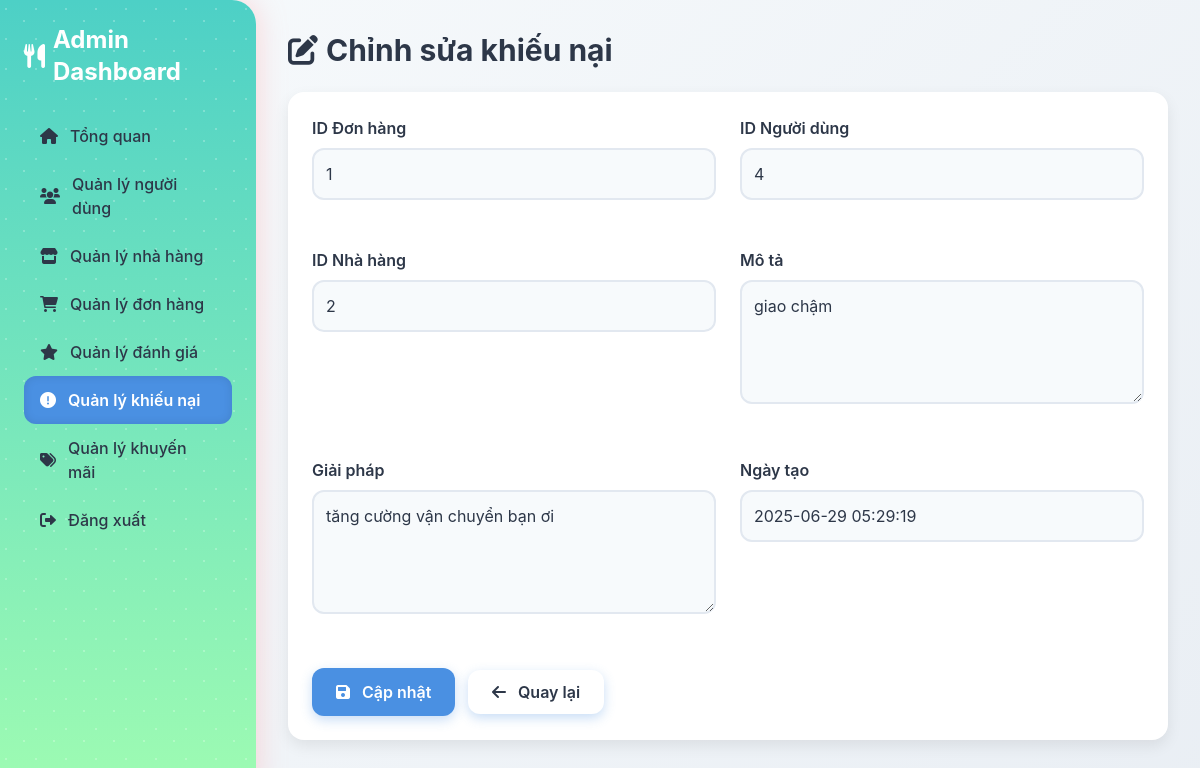
Before: /modules/complaints/edit_complaint.php?id=5 (signed in) with the older database file.
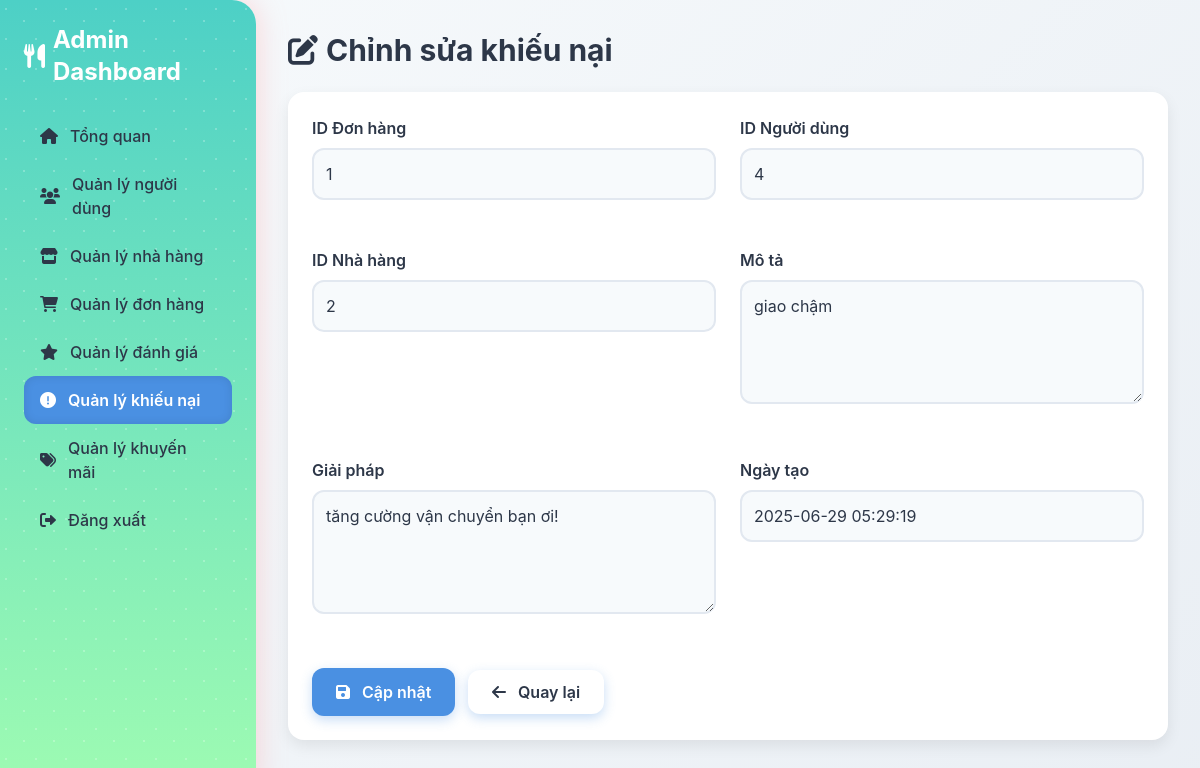
After: the same page with the newer database file.
### tables this page shows
CREATE TABLE `complaints` (
  `id` int(11) NOT NULL,
  `order_id` int(11) DEFAULT NULL,
  `user_id` int(11) DEFAULT NULL,
  `restaurant_id` int(11) DEFAULT NULL,
  `description` text NOT NULL,
  `status` enum('pending','resolved','rejected') DEFAULT 'pending',
  `resolution` text DEFAULT NULL,
  `created_at` timestamp NOT NULL DEFAULT current_timestamp(),
  `image_path` varchar(255) DEFAULT NULL
);

### modules/complaints/edit_complaint.php (the view, shortened to what the changed rows need)
<?php
require __DIR__ . '/../../config/db_connect.php';
$complaint_id = $_GET['id'] ?? null;
try {
    $stmt = $pdo->prepare("SELECT id, order_id, user_id, restaurant_id, description, status, resolution, created_at FROM complaints WHERE id = ?");
    $stmt->execute([$complaint_id]);
    $complaint = $stmt->fetch();
} catch (PDOException $e) {
    error_log("Database error in edit_complaint.php: " . $e->getMessage());
    header("Location: /ad/modules/complaints/manage_complaints.php?error=database_error");
    exit;
}
?>
<!DOCTYPE html>
<html lang="vi">
<head>
    <link href="https://cdn.jsdelivr.net/npm/tailwindcss@2.2.19/dist/tailwind.min.css" rel="stylesheet">
    <link href="/ad/assets/css/admin.css" rel="stylesheet">
    <link href="https://cdnjs.cloudflare.com/ajax/libs/font-awesome/6.0.0-beta3/css/all.min.css" rel="stylesheet">
    <link href="https://cdnjs.cloudflare.com/ajax/libs/animate.css/4.1.1/animate.min.css" rel="stylesheet">
</head>
<body class="flex flex-col h-screen">
    <div class="flex flex-1 overflow-hidden">
        <aside class="sidebar transition-all duration-300 ease-in-out">
            <h2 class="text-2xl font-bold mb-6 flex items-center">
                <i class="fas fa-utensils mr-2"></i> <span>Admin Dashboard</span>
            </h2>
        </aside>
        <main class="main-content flex-1 overflow-auto">
            <h1 class="text-3xl font-bold mb-6 flex items-center">
                <i class="fas fa-edit mr-2"></i> Chỉnh sửa khiếu nại
            </h1>
            <div class="card">
                <form method="POST" action="" class="grid grid-cols-1 md:grid-cols-2 gap-6">
                    <div class="form-group">
                        <label>ID Đơn hàng</label>
                        <input type="number" name="order_id" class="form-control" value="<?php echo htmlspecialchars($complaint['order_id'] ?? ''); ?>">
                    </div>
                    <div class="form-group">
                        <label>ID Người dùng</label>
                        <input type="number" name="user_id" class="form-control" value="<?php echo htmlspecialchars($complaint['user_id'] ?? ''); ?>">
                    </div>
                    <div class="form-group">
                        <label>ID Nhà hàng</label>
                        <input type="number" name="restaurant_id" class="form-control" value="<?php echo htmlspecialchars($complaint['restaurant_id'] ?? ''); ?>">
                    </div>
                    <div class="form-group">
                        <label>Mô tả</label>
                        <textarea name="description" class="form-control" rows="4" required><?php echo htmlspecialchars($complaint['description']); ?></textarea>
                    </div>
                    <div class="form-group">
                        <label>Giải pháp</label>
                        <textarea name="resolution" class="form-control" rows="4"><?php echo htmlspecialchars($complaint['resolution'] ?? ''); ?></textarea>
                    </div>
                    <div class="form-group">
                        <label>Ngày tạo</label>
                        <input type="text" class="form-control" value="<?php echo htmlspecialchars($complaint['created_at']); ?>" disabled>
                    </div>
                </form>
            </div>
        </main>
    </div>
</body>
</html>

Changed rows visible on the page:
changed complaints "giao chậm": resolution "tăng cường vận chuyển bạn ơi" → "tăng cường vận chuyển bạn ơi!"
